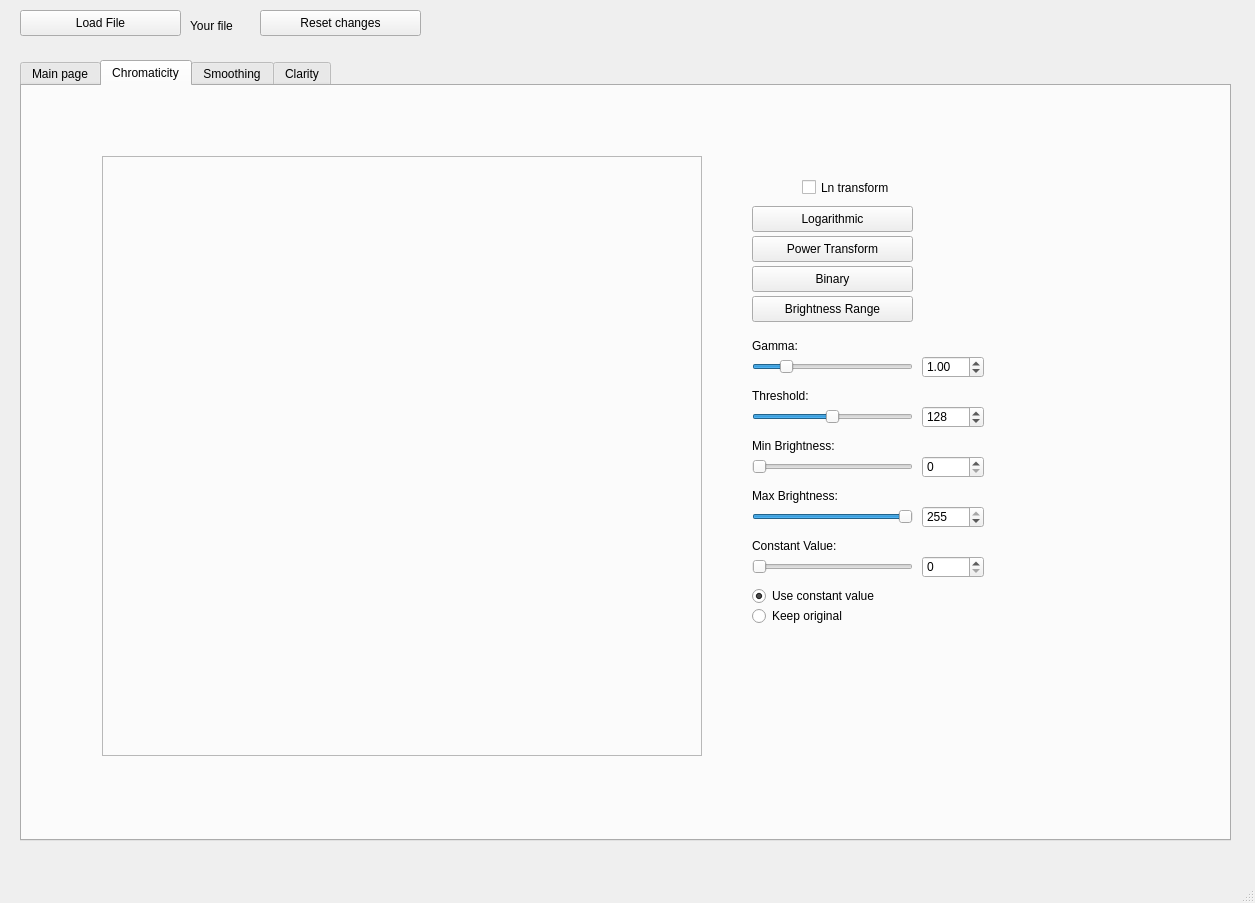
<?xml version="1.0" encoding="UTF-8"?>
<ui version="4.0">
 <class>Imchanger</class>
 <widget class="QMainWindow" name="Imchanger">
  <property name="geometry">
   <rect>
    <x>0</x>
    <y>0</y>
    <width>1255</width>
    <height>903</height>
   </rect>
  </property>
  <property name="sizePolicy">
   <sizepolicy hsizetype="Fixed" vsizetype="Fixed">
    <horstretch>0</horstretch>
    <verstretch>0</verstretch>
   </sizepolicy>
  </property>
  <property name="windowTitle">
   <string>MainWindow</string>
  </property>
  <widget class="QWidget" name="centralwidget">
   <widget class="QLabel" name="filename_label">
    <property name="geometry">
     <rect>
      <x>190</x>
      <y>10</y>
      <width>331</width>
      <height>31</height>
     </rect>
    </property>
    <property name="text">
     <string>Your file</string>
    </property>
    <property name="alignment">
     <set>Qt::AlignmentFlag::AlignLeading|Qt::AlignmentFlag::AlignLeft|Qt::AlignmentFlag::AlignVCenter</set>
    </property>
   </widget>
   <widget class="QPushButton" name="load_button">
    <property name="geometry">
     <rect>
      <x>20</x>
      <y>10</y>
      <width>161</width>
      <height>26</height>
     </rect>
    </property>
    <property name="text">
     <string>Load File</string>
    </property>
   </widget>
   <widget class="QTabWidget" name="tabWidget">
    <property name="geometry">
     <rect>
      <x>20</x>
      <y>60</y>
      <width>1211</width>
      <height>781</height>
     </rect>
    </property>
    <property name="sizePolicy">
     <sizepolicy hsizetype="Fixed" vsizetype="Fixed">
      <horstretch>0</horstretch>
      <verstretch>0</verstretch>
     </sizepolicy>
    </property>
    <property name="currentIndex">
     <number>1</number>
    </property>
    <widget class="QWidget" name="main_tab">
     <attribute name="title">
      <string>Main page</string>
     </attribute>
     <widget class="QFrame" name="origin_img_frame">
      <property name="geometry">
       <rect>
        <x>270</x>
        <y>30</y>
        <width>350</width>
        <height>350</height>
       </rect>
      </property>
      <property name="frameShape">
       <enum>QFrame::Shape::StyledPanel</enum>
      </property>
      <property name="frameShadow">
       <enum>QFrame::Shadow::Raised</enum>
      </property>
     </widget>
     <widget class="QFrame" name="chroma_img_frame">
      <property name="geometry">
       <rect>
        <x>270</x>
        <y>380</y>
        <width>350</width>
        <height>350</height>
       </rect>
      </property>
      <property name="frameShape">
       <enum>QFrame::Shape::StyledPanel</enum>
      </property>
      <property name="frameShadow">
       <enum>QFrame::Shadow::Raised</enum>
      </property>
     </widget>
     <widget class="QFrame" name="smooth_img_frame">
      <property name="geometry">
       <rect>
        <x>620</x>
        <y>30</y>
        <width>350</width>
        <height>350</height>
       </rect>
      </property>
      <property name="frameShape">
       <enum>QFrame::Shape::StyledPanel</enum>
      </property>
      <property name="frameShadow">
       <enum>QFrame::Shadow::Raised</enum>
      </property>
     </widget>
     <widget class="QFrame" name="clarity_img_frame">
      <property name="geometry">
       <rect>
        <x>620</x>
        <y>380</y>
        <width>350</width>
        <height>350</height>
       </rect>
      </property>
      <property name="frameShape">
       <enum>QFrame::Shape::StyledPanel</enum>
      </property>
      <property name="frameShadow">
       <enum>QFrame::Shadow::Raised</enum>
      </property>
     </widget>
     <widget class="QLabel" name="label1">
      <property name="geometry">
       <rect>
        <x>110</x>
        <y>190</y>
        <width>121</width>
        <height>51</height>
       </rect>
      </property>
      <property name="font">
       <font>
        <pointsize>16</pointsize>
       </font>
      </property>
      <property name="text">
       <string>Original</string>
      </property>
      <property name="alignment">
       <set>Qt::AlignmentFlag::AlignCenter</set>
      </property>
     </widget>
     <widget class="QLabel" name="label2">
      <property name="geometry">
       <rect>
        <x>89</x>
        <y>520</y>
        <width>121</width>
        <height>51</height>
       </rect>
      </property>
      <property name="font">
       <font>
        <pointsize>16</pointsize>
       </font>
      </property>
      <property name="text">
       <string>Cromaticity</string>
      </property>
      <property name="alignment">
       <set>Qt::AlignmentFlag::AlignCenter</set>
      </property>
     </widget>
     <widget class="QLabel" name="label3">
      <property name="geometry">
       <rect>
        <x>1020</x>
        <y>190</y>
        <width>121</width>
        <height>51</height>
       </rect>
      </property>
      <property name="font">
       <font>
        <pointsize>16</pointsize>
       </font>
      </property>
      <property name="text">
       <string>Smoothing</string>
      </property>
      <property name="alignment">
       <set>Qt::AlignmentFlag::AlignCenter</set>
      </property>
     </widget>
     <widget class="QLabel" name="label4">
      <property name="geometry">
       <rect>
        <x>1030</x>
        <y>540</y>
        <width>121</width>
        <height>51</height>
       </rect>
      </property>
      <property name="font">
       <font>
        <pointsize>16</pointsize>
       </font>
      </property>
      <property name="text">
       <string>Clarity</string>
      </property>
      <property name="alignment">
       <set>Qt::AlignmentFlag::AlignCenter</set>
      </property>
     </widget>
    </widget>
    <widget class="QWidget" name="chroma_tab">
     <attribute name="title">
      <string>Сhromaticity</string>
     </attribute>
     <widget class="QFrame" name="chroma_frame">
      <property name="geometry">
       <rect>
        <x>80</x>
        <y>70</y>
        <width>600</width>
        <height>600</height>
       </rect>
      </property>
      <property name="frameShape">
       <enum>QFrame::Shape::StyledPanel</enum>
      </property>
      <property name="frameShadow">
       <enum>QFrame::Shadow::Raised</enum>
      </property>
     </widget>
     <widget class="QLabel" name="label">
      <property name="geometry">
       <rect>
        <x>730</x>
        <y>150</y>
        <width>211</width>
        <height>20</height>
       </rect>
      </property>
      <property name="text">
       <string/>
      </property>
      <property name="alignment">
       <set>Qt::AlignmentFlag::AlignCenter</set>
      </property>
     </widget>
     <widget class="QCheckBox" name="checkBox">
      <property name="geometry">
       <rect>
        <x>780</x>
        <y>90</y>
        <width>131</width>
        <height>23</height>
       </rect>
      </property>
      <property name="text">
       <string>Ln transform</string>
      </property>
     </widget>
     <widget class="QPushButton" name="log_button">
      <property name="geometry">
       <rect>
        <x>730</x>
        <y>120</y>
        <width>161</width>
        <height>26</height>
       </rect>
      </property>
      <property name="text">
       <string>Logarithmic</string>
      </property>
     </widget>
     <widget class="QPushButton" name="power_button">
      <property name="geometry">
       <rect>
        <x>730</x>
        <y>150</y>
        <width>161</width>
        <height>26</height>
       </rect>
      </property>
      <property name="text">
       <string>Power Transform</string>
      </property>
     </widget>
     <widget class="QPushButton" name="binary_button">
      <property name="geometry">
       <rect>
        <x>730</x>
        <y>180</y>
        <width>161</width>
        <height>26</height>
       </rect>
      </property>
      <property name="text">
       <string>Binary</string>
      </property>
     </widget>
     <widget class="QPushButton" name="range_button">
      <property name="geometry">
       <rect>
        <x>730</x>
        <y>210</y>
        <width>161</width>
        <height>26</height>
       </rect>
      </property>
      <property name="text">
       <string>Brightness Range</string>
      </property>
     </widget>
     <widget class="QLabel" name="gamma_label">
      <property name="geometry">
       <rect>
        <x>730</x>
        <y>250</y>
        <width>161</width>
        <height>20</height>
       </rect>
      </property>
      <property name="text">
       <string>Gamma:</string>
      </property>
     </widget>
     <widget class="QSlider" name="gamma_slider">
      <property name="geometry">
       <rect>
        <x>730</x>
        <y>270</y>
        <width>161</width>
        <height>22</height>
       </rect>
      </property>
      <property name="minimum">
       <number>1</number>
      </property>
      <property name="maximum">
       <number>50</number>
      </property>
      <property name="value">
       <number>10</number>
      </property>
      <property name="orientation">
       <enum>Qt::Orientation::Horizontal</enum>
      </property>
     </widget>
     <widget class="QDoubleSpinBox" name="gamma_spin">
      <property name="geometry">
       <rect>
        <x>900</x>
        <y>270</y>
        <width>62</width>
        <height>22</height>
       </rect>
      </property>
      <property name="minimum">
       <double>0.100000000000000</double>
      </property>
      <property name="maximum">
       <double>5.000000000000000</double>
      </property>
      <property name="value">
       <double>1.000000000000000</double>
      </property>
     </widget>
     <widget class="QLabel" name="threshold_label">
      <property name="geometry">
       <rect>
        <x>730</x>
        <y>300</y>
        <width>161</width>
        <height>20</height>
       </rect>
      </property>
      <property name="text">
       <string>Threshold:</string>
      </property>
     </widget>
     <widget class="QSlider" name="threshold_slider">
      <property name="geometry">
       <rect>
        <x>730</x>
        <y>320</y>
        <width>161</width>
        <height>22</height>
       </rect>
      </property>
      <property name="minimum">
       <number>0</number>
      </property>
      <property name="maximum">
       <number>255</number>
      </property>
      <property name="value">
       <number>128</number>
      </property>
      <property name="orientation">
       <enum>Qt::Orientation::Horizontal</enum>
      </property>
     </widget>
     <widget class="QSpinBox" name="threshold_spin">
      <property name="geometry">
       <rect>
        <x>900</x>
        <y>320</y>
        <width>62</width>
        <height>22</height>
       </rect>
      </property>
      <property name="minimum">
       <number>0</number>
      </property>
      <property name="maximum">
       <number>255</number>
      </property>
      <property name="value">
       <number>128</number>
      </property>
     </widget>
     <widget class="QLabel" name="min_brightness_label">
      <property name="geometry">
       <rect>
        <x>730</x>
        <y>350</y>
        <width>161</width>
        <height>20</height>
       </rect>
      </property>
      <property name="text">
       <string>Min Brightness:</string>
      </property>
     </widget>
     <widget class="QSlider" name="min_brightness_slider">
      <property name="geometry">
       <rect>
        <x>730</x>
        <y>370</y>
        <width>161</width>
        <height>22</height>
       </rect>
      </property>
      <property name="minimum">
       <number>0</number>
      </property>
      <property name="maximum">
       <number>255</number>
      </property>
      <property name="value">
       <number>0</number>
      </property>
      <property name="orientation">
       <enum>Qt::Orientation::Horizontal</enum>
      </property>
     </widget>
     <widget class="QSpinBox" name="min_brightness_spin">
      <property name="geometry">
       <rect>
        <x>900</x>
        <y>370</y>
        <width>62</width>
        <height>22</height>
       </rect>
      </property>
      <property name="minimum">
       <number>0</number>
      </property>
      <property name="maximum">
       <number>255</number>
      </property>
      <property name="value">
       <number>0</number>
      </property>
     </widget>
     <widget class="QLabel" name="max_brightness_label">
      <property name="geometry">
       <rect>
        <x>730</x>
        <y>400</y>
        <width>161</width>
        <height>20</height>
       </rect>
      </property>
      <property name="text">
       <string>Max Brightness:</string>
      </property>
     </widget>
     <widget class="QSlider" name="max_brightness_slider">
      <property name="geometry">
       <rect>
        <x>730</x>
        <y>420</y>
        <width>161</width>
        <height>22</height>
       </rect>
      </property>
      <property name="minimum">
       <number>0</number>
      </property>
      <property name="maximum">
       <number>255</number>
      </property>
      <property name="value">
       <number>255</number>
      </property>
      <property name="orientation">
       <enum>Qt::Orientation::Horizontal</enum>
      </property>
     </widget>
     <widget class="QSpinBox" name="max_brightness_spin">
      <property name="geometry">
       <rect>
        <x>900</x>
        <y>420</y>
        <width>62</width>
        <height>22</height>
       </rect>
      </property>
      <property name="minimum">
       <number>0</number>
      </property>
      <property name="maximum">
       <number>255</number>
      </property>
      <property name="value">
       <number>255</number>
      </property>
     </widget>
     <widget class="QLabel" name="constant_value_label">
      <property name="geometry">
       <rect>
        <x>730</x>
        <y>450</y>
        <width>161</width>
        <height>20</height>
       </rect>
      </property>
      <property name="text">
       <string>Constant Value:</string>
      </property>
     </widget>
     <widget class="QSlider" name="constant_value_slider">
      <property name="geometry">
       <rect>
        <x>730</x>
        <y>470</y>
        <width>161</width>
        <height>22</height>
       </rect>
      </property>
      <property name="minimum">
       <number>0</number>
      </property>
      <property name="maximum">
       <number>255</number>
      </property>
      <property name="value">
       <number>0</number>
      </property>
      <property name="orientation">
       <enum>Qt::Orientation::Horizontal</enum>
      </property>
     </widget>
     <widget class="QSpinBox" name="constant_value_spin">
      <property name="geometry">
       <rect>
        <x>900</x>
        <y>470</y>
        <width>62</width>
        <height>22</height>
       </rect>
      </property>
      <property name="minimum">
       <number>0</number>
      </property>
      <property name="maximum">
       <number>255</number>
      </property>
      <property name="value">
       <number>0</number>
      </property>
     </widget>
     <widget class="QRadioButton" name="constant_radio">
      <property name="geometry">
       <rect>
        <x>730</x>
        <y>500</y>
        <width>161</width>
        <height>20</height>
       </rect>
      </property>
      <property name="text">
       <string>Use constant value</string>
      </property>
      <property name="checked">
       <bool>true</bool>
      </property>
     </widget>
     <widget class="QRadioButton" name="original_radio">
      <property name="geometry">
       <rect>
        <x>730</x>
        <y>520</y>
        <width>161</width>
        <height>20</height>
       </rect>
      </property>
      <property name="text">
       <string>Keep original</string>
      </property>
     </widget>
    </widget>
    <widget class="QWidget" name="smooth_tab">
     <attribute name="title">
      <string>Smoothing</string>
     </attribute>
     <widget class="QFrame" name="smooth_frame">
      <property name="geometry">
       <rect>
        <x>80</x>
        <y>70</y>
        <width>600</width>
        <height>600</height>
       </rect>
      </property>
      <property name="frameShape">
       <enum>QFrame::Shape::StyledPanel</enum>
      </property>
      <property name="frameShadow">
       <enum>QFrame::Shadow::Raised</enum>
      </property>
     </widget>
     <widget class="QPushButton" name="add_noise_button">
      <property name="geometry">
       <rect>
        <x>730</x>
        <y>70</y>
        <width>161</width>
        <height>26</height>
       </rect>
      </property>
      <property name="text">
       <string>Add Noise</string>
      </property>
     </widget>
     <widget class="QPushButton" name="rectangular_button">
      <property name="geometry">
       <rect>
        <x>730</x>
        <y>100</y>
        <width>161</width>
        <height>26</height>
       </rect>
      </property>
      <property name="text">
       <string>Rectangular Filter</string>
      </property>
     </widget>
     <widget class="QPushButton" name="median_button">
      <property name="geometry">
       <rect>
        <x>730</x>
        <y>130</y>
        <width>161</width>
        <height>26</height>
       </rect>
      </property>
      <property name="text">
       <string>Median Filter</string>
      </property>
     </widget>
     <widget class="QPushButton" name="gaussian_button">
      <property name="geometry">
       <rect>
        <x>730</x>
        <y>160</y>
        <width>161</width>
        <height>26</height>
       </rect>
      </property>
      <property name="text">
       <string>Gaussian Filter</string>
      </property>
     </widget>
     <widget class="QPushButton" name="sigma_button">
      <property name="geometry">
       <rect>
        <x>730</x>
        <y>190</y>
        <width>161</width>
        <height>26</height>
       </rect>
      </property>
      <property name="text">
       <string>Sigma Filter</string>
      </property>
     </widget>
     <widget class="QPushButton" name="difference_button">
      <property name="geometry">
       <rect>
        <x>730</x>
        <y>220</y>
        <width>161</width>
        <height>26</height>
       </rect>
      </property>
      <property name="text">
       <string>Show Difference</string>
      </property>
     </widget>
     <widget class="QLabel" name="sigma_label">
      <property name="geometry">
       <rect>
        <x>730</x>
        <y>260</y>
        <width>161</width>
        <height>20</height>
       </rect>
      </property>
      <property name="text">
       <string>Sigma:</string>
      </property>
     </widget>
     <widget class="QSlider" name="sigma_slider">
      <property name="geometry">
       <rect>
        <x>730</x>
        <y>280</y>
        <width>161</width>
        <height>22</height>
       </rect>
      </property>
      <property name="minimum">
       <number>1</number>
      </property>
      <property name="maximum">
       <number>50</number>
      </property>
      <property name="value">
       <number>10</number>
      </property>
      <property name="orientation">
       <enum>Qt::Orientation::Horizontal</enum>
      </property>
     </widget>
     <widget class="QDoubleSpinBox" name="sigma_spin">
      <property name="geometry">
       <rect>
        <x>900</x>
        <y>280</y>
        <width>62</width>
        <height>22</height>
       </rect>
      </property>
      <property name="minimum">
       <double>0.100000000000000</double>
      </property>
      <property name="maximum">
       <double>5.000000000000000</double>
      </property>
      <property name="value">
       <double>1.000000000000000</double>
      </property>
     </widget>
     <widget class="QRadioButton" name="kernel3_radio">
      <property name="geometry">
       <rect>
        <x>730</x>
        <y>320</y>
        <width>161</width>
        <height>20</height>
       </rect>
      </property>
      <property name="text">
       <string>3x3 Kernel</string>
      </property>
      <property name="checked">
       <bool>true</bool>
      </property>
     </widget>
     <widget class="QRadioButton" name="kernel5_radio">
      <property name="geometry">
       <rect>
        <x>730</x>
        <y>340</y>
        <width>161</width>
        <height>20</height>
       </rect>
      </property>
      <property name="text">
       <string>5x5 Kernel</string>
      </property>
     </widget>
    </widget>
    <widget class="QWidget" name="clarity_tab">
     <attribute name="title">
      <string>Clarity</string>
     </attribute>
     <widget class="QFrame" name="clarity_frame">
      <property name="geometry">
       <rect>
        <x>80</x>
        <y>70</y>
        <width>600</width>
        <height>600</height>
       </rect>
      </property>
      <property name="frameShape">
       <enum>QFrame::Shape::StyledPanel</enum>
      </property>
      <property name="frameShadow">
       <enum>QFrame::Shadow::Raised</enum>
      </property>
     </widget>
     <widget class="QPushButton" name="unsharp_button">
      <property name="geometry">
       <rect>
        <x>730</x>
        <y>70</y>
        <width>161</width>
        <height>26</height>
       </rect>
      </property>
      <property name="text">
       <string>Unsharp Masking</string>
      </property>
     </widget>
     <widget class="QLabel" name="k_label">
      <property name="geometry">
       <rect>
        <x>730</x>
        <y>110</y>
        <width>161</width>
        <height>20</height>
       </rect>
      </property>
      <property name="text">
       <string>K (kernel size):</string>
      </property>
     </widget>
     <widget class="QSlider" name="k_slider">
      <property name="geometry">
       <rect>
        <x>730</x>
        <y>130</y>
        <width>161</width>
        <height>22</height>
       </rect>
      </property>
      <property name="minimum">
       <number>1</number>
      </property>
      <property name="maximum">
       <number>20</number>
      </property>
      <property name="value">
       <number>3</number>
      </property>
      <property name="orientation">
       <enum>Qt::Orientation::Horizontal</enum>
      </property>
     </widget>
     <widget class="QSpinBox" name="k_spin">
      <property name="geometry">
       <rect>
        <x>900</x>
        <y>130</y>
        <width>62</width>
        <height>22</height>
       </rect>
      </property>
      <property name="minimum">
       <number>1</number>
      </property>
      <property name="maximum">
       <number>20</number>
      </property>
      <property name="value">
       <number>3</number>
      </property>
     </widget>
     <widget class="QLabel" name="lambda_label">
      <property name="geometry">
       <rect>
        <x>730</x>
        <y>160</y>
        <width>161</width>
        <height>20</height>
       </rect>
      </property>
      <property name="text">
       <string>Lambda (strength):</string>
      </property>
     </widget>
     <widget class="QSlider" name="lambda_slider">
      <property name="geometry">
       <rect>
        <x>730</x>
        <y>180</y>
        <width>161</width>
        <height>22</height>
       </rect>
      </property>
      <property name="minimum">
       <number>0</number>
      </property>
      <property name="maximum">
       <number>50</number>
      </property>
      <property name="value">
       <number>10</number>
      </property>
      <property name="orientation">
       <enum>Qt::Orientation::Horizontal</enum>
      </property>
     </widget>
     <widget class="QDoubleSpinBox" name="lambda_spin">
      <property name="geometry">
       <rect>
        <x>900</x>
        <y>180</y>
        <width>62</width>
        <height>22</height>
       </rect>
      </property>
      <property name="minimum">
       <double>0.000000000000000</double>
      </property>
      <property name="maximum">
       <double>5.000000000000000</double>
      </property>
      <property name="value">
       <double>1.000000000000000</double>
      </property>
     </widget>
    </widget>
   </widget>
   <widget class="QPushButton" name="reset_button">
    <property name="geometry">
     <rect>
      <x>260</x>
      <y>10</y>
      <width>161</width>
      <height>26</height>
     </rect>
    </property>
    <property name="text">
     <string>Reset changes</string>
    </property>
   </widget>
  </widget>
  <widget class="QStatusBar" name="statusbar"/>
  <action name="actionload_file">
   <property name="icon">
    <iconset theme="QIcon::ThemeIcon::DocumentSave"/>
   </property>
   <property name="text">
    <string>load_file</string>
   </property>
   <property name="menuRole">
    <enum>QAction::MenuRole::NoRole</enum>
   </property>
  </action>
 </widget>
 <resources/>
 <connections/>
</ui>
